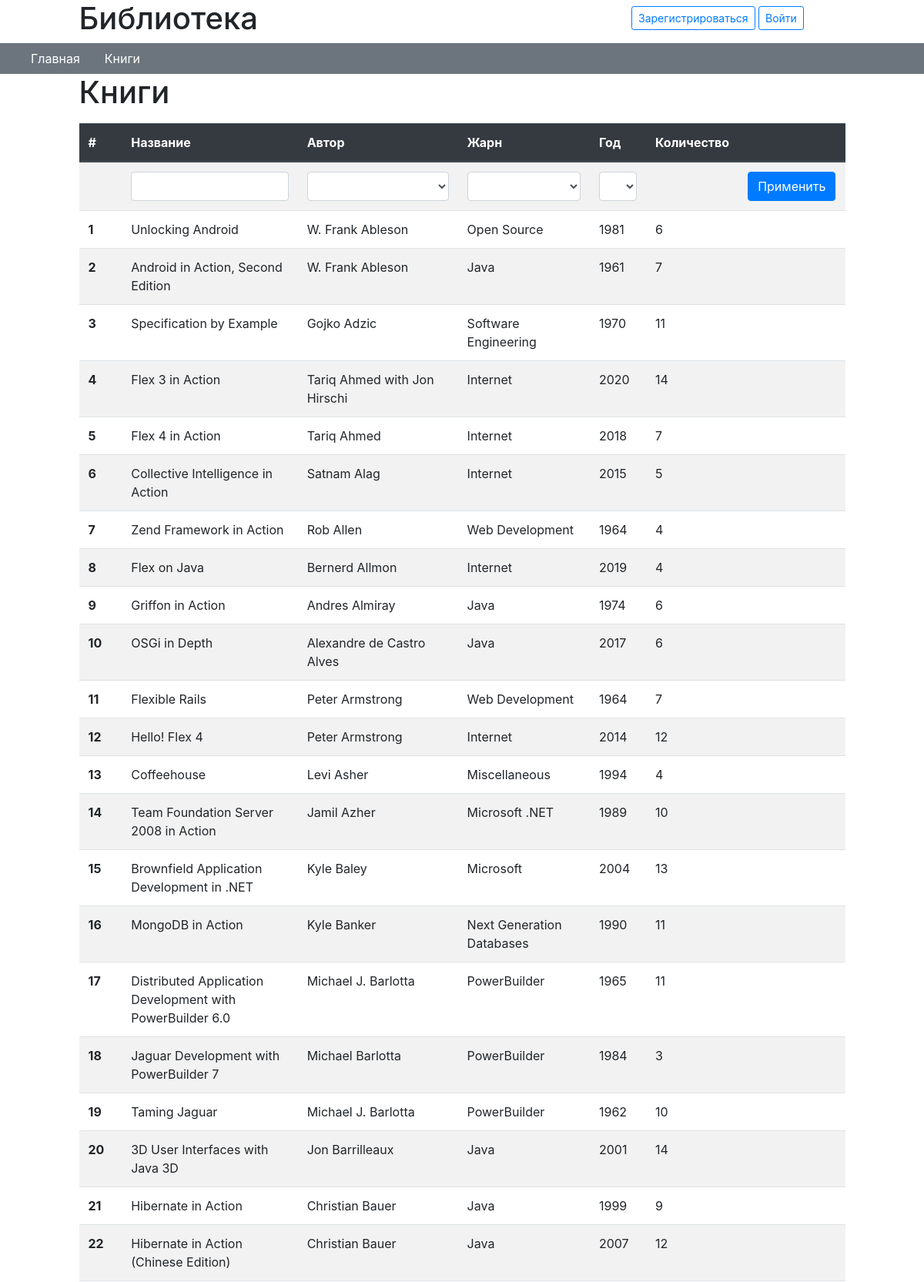
/books (upper part), run on the app's committed database.
### data/books.py (models this page shows, shortened)
class Books(SqlAlchemyBase, SerializerMixin):
    __tablename__ = 'books'
    id = sa.Column(sa.Integer, primary_key=True, autoincrement=True)
    title = sa.Column(sa.String, nullable=True)
    author = sa.Column(sa.String, nullable=True)
    genre_id = sa.Column(sa.Integer, sa.ForeignKey('genres.id'), nullable=True)
    year = sa.Column(sa.Integer, nullable=True)
    count = sa.Column(sa.Integer, nullable=True)
    genre = orm.relation('Genres')

### data/genres.py (models this page shows, shortened)
class Genres(SqlAlchemyBase, SerializerMixin):
    __tablename__ = 'genres'
    id = sa.Column(sa.Integer, primary_key=True, autoincrement=True)
    name = sa.Column(sa.String, nullable=True, unique=True)

### main.py (the view)
@app.route("/books", methods=['GET', 'POST'])
def books():
    session = db_session.create_session()
    form = FilterBooksForm()
    genre = session.query(Genres).all()
    form.genre.choices = [(0, '')] + [(g.id, g.name) for g in genre]
    authors = session.query(Books.author).distinct().all()
    authors = [(0, '')] + [(i+1, authors[i][0]) for i in range(len(authors))]
    authors_dict = {k: v for k, v in authors}
    form.authors.choices = sorted(authors_dict.items(), key=lambda x: x[1])
    year = session.query(Books.year).distinct().all()
    year = [(0, '')] + [(i + 1, str(year[i][0])) for i in range(len(year))]
    year_dict = {k: v for k,v in year}
    form.year.choices = sorted(year_dict.items(), key=lambda x: x[1])
    genre = ''
    author = ''
    year = 0
    if form.validate_on_submit():
        genre = form.genre.data
        author = authors_dict[form.authors.data]
        year = year_dict[form.year.data]
    query = []
    if genre:
        query.append(Books.genre_id == genre)
    if author:
        query.append(Books.author == author)
    if year:
        query.append(Books.year == year)
    if form.title.data:
        query.append(Books.title.like(f'%{form.title.data}%'))
    print(query, genre, form.genre.data)
    books = session.query(Books).filter(*query).all()
    return render_template("books.html", title='Книги', books=books, form=form)

### forms/filter_books.py
class FilterBooksForm(FlaskForm):
    title = StringField('Поиск по названи')
    authors = SelectField('Поиск по автору', coerce=int)
    genre = SelectField('Поиск по жанру', coerce=int)
    year = SelectField('Поиск по году', coerce=int)
    submit = SubmitField('Применить')

### data/db_session.py (called while the page is built)
def create_session() -> Session:
    global __factory
    return __factory()

### templates/books.html (shortened to what this page needs)
{% extends "base.html" %}
{% block content %}
    <h1>Книги</h1>
    <table class="table table-striped mt-3">
        <thead class="thead-dark">
            <tr>
                <th scope="col">#</th>
                <th scope="col">Название</th>
                <th scope="col">Автор</th>
                <th scope="col">Жарн</th>
                <th scope="col">Год</th>
                <th scope="col">Количество </th>
                <th></th>
            </tr>
        </thead>
        <tbody>
            <form action="" method="POST">
                <tr>
                    <td>{{ form.hidden_tag() }}</td>
                    <td>{{ form.title(class='form-control') }}</td>
                    <td>{{ form.authors(class='form-control') }}</td>
                    <td>{{ form.genre(class='form-control') }}</td>
                    <td>{{ form.year(class='form-control') }}</td>
                    <td></td>
                    <td> {{ form.submit(type="submit", class="btn btn-primary") }} </td>
                </tr>
            </form>
        {% for book in books %}
            <tr>
                <th scope="row">{{ book.id }}</th>
                <td>{{ book.title }}</td>
                <td>{{ book.author }}</td>
                <td>{{ book.genre.name }}</td>
                <td>{{ book.year }}</td>
                <td>{{ book.count }}</td>
                {% if current_user and current_user.is_authenticated and current_user.id > 1 %}
                    <td>
                        <a href="/add_issue/{{ book.id }}" class="btn btn-outline-primary btn-sm">Получить</a>
                    </td>
                {% else %}
                    <td></td>
                {% endif %}
            </tr>
        {% endfor %}
      </tbody>
    </table>
{% endblock %}

### data on the page
Books: id "1", title "Unlocking Android", author "W. Frank Ableson", genre.name "Open Source", year "1981", count "6"
Books: id "2", title "Android in Action, Second Edition", author "W. Frank Ableson", genre.name "Java", year "1961", count "7"
Books: id "3", title "Specification by Example", author "Gojko Adzic", genre.name "Software Engineering", year "1970", count "11"
Books: id "4", title "Flex 3 in Action", author "Tariq Ahmed with Jon Hirschi", genre.name "Internet", year "2020", count "14"
Books: id "5", title "Flex 4 in Action", author "Tariq Ahmed", genre.name "Internet", year "2018", count "7"
Books: id "6", title "Collective Intelligence in Action", author "Satnam Alag", genre.name "Internet", year "2015", count "5"
Books: id "7", title "Zend Framework in Action", author "Rob Allen", genre.name "Web Development", year "1964", count "4"
Books: id "8", title "Flex on Java", author "Bernerd Allmon", genre.name "Internet", year "2019", count "4"
Books: id "9", title "Griffon in Action", author "Andres Almiray", genre.name "Java", year "1974", count "6"
Books: id "10", title "OSGi in Depth", author "Alexandre de Castro Alves", genre.name "Java", year "2017", count "6"
Books: id "11", title "Flexible Rails", author "Peter Armstrong", genre.name "Web Development", year "1964", count "7"
Books: id "12", title "Hello! Flex 4", author "Peter Armstrong", genre.name "Internet", year "2014", count "12"
Books: id "13", title "Coffeehouse", author "Levi Asher", genre.name "Miscellaneous", year "1994", count "4"
Books: id "14", title "Team Foundation Server 2008 in Action", author "Jamil Azher", genre.name "Microsoft .NET", year "1989", count "10"
Books: id "15", title "Brownfield Application Development in .NET", author "Kyle Baley", genre.name "Microsoft", year "2004", count "13"
Books: id "16", title "MongoDB in Action", author "Kyle Banker", genre.name "Next Generation Databases", year "1990", count "11"
Books: id "17", title "Distributed Application Development with PowerBuilder 6.0", author "Michael J. Barlotta", genre.name "PowerBuilder", year "1965", count "11"
Books: id "18", title "Jaguar Development with PowerBuilder 7", author "Michael Barlotta", genre.name "PowerBuilder", year "1984", count "3"
Books: id "19", title "Taming Jaguar", author "Michael J. Barlotta", genre.name "PowerBuilder", year "1962", count "10"
Books: id "20", title "3D User Interfaces with Java 3D", author "Jon Barrilleaux", genre.name "Java", year "2001", count "14"
Books: id "21", title "Hibernate in Action", author "Christian Bauer", genre.name "Java", year "1999", count "9"
Books: id "22", title "Hibernate in Action (Chinese Edition)", author "Christian Bauer", genre.name "Java", year "2007", count "12"
